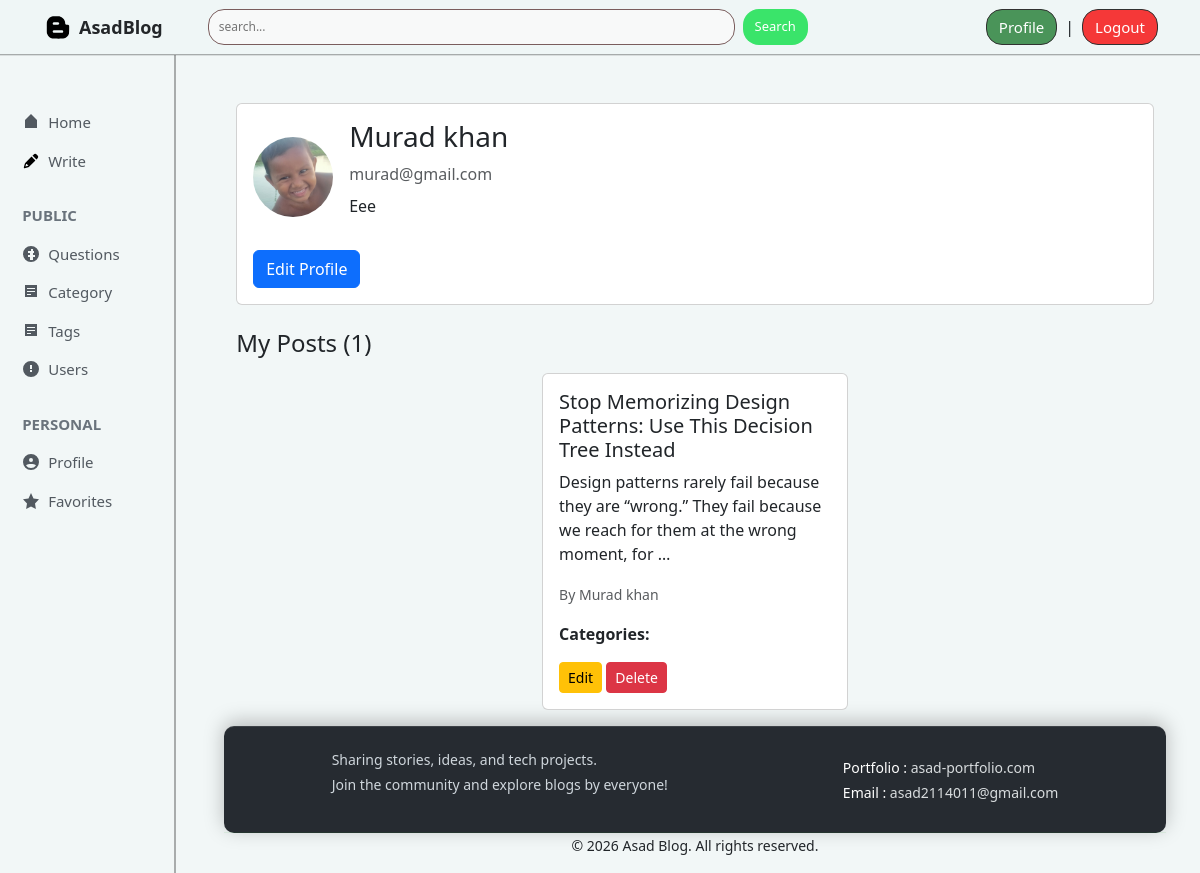
The page /author/profile/ (signed in) on the database its author committed.
### author/models.py (models this page shows, shortened)
class Author(models.Model):
    user=models.OneToOneField(User,on_delete=models.CASCADE,related_name="author_profile")
    name=models.CharField(max_length=100)
    slug=models.SlugField(max_length=120,unique=True,blank=True)
    bio=models.TextField()
    email=models.EmailField(max_length=100)
    profile_image=models.ImageField(upload_to='authors/',blank=True,null=True)
    created_at=models.DateTimeField(auto_now_add=True)

### posts/models.py (models this page shows, shortened)
class Post(models.Model):
    title=models.CharField(max_length=200)
    slug=models.SlugField(max_length=250,unique=True,blank=True)
    content=models.TextField()
    post_image=models.ImageField(upload_to='posts/',blank=True,null=True)
    view_count=models.PositiveIntegerField(default=0)
    catagory=models.ForeignKey(catagory,on_delete=models.PROTECT,related_name='posts')
    author=models.ForeignKey(Author,on_delete=models.CASCADE,related_name='posts')
    tags=models.ManyToManyField(Tag,blank=True,related_name='posts')
    created_at=models.DateTimeField(auto_now_add=True)
    updated_at=models.DateTimeField(auto_now=True)
    class Meta:
        ordering=['-created_at']

### author/views.py (the view)
# urls.py: path('profile/',views.profile,name="profile"),
@login_required
def profile(request):
    author=get_object_or_404(Author,user=request.user)
    data=Post.objects.filter(author=author)
    return render(request,'profile.html',{'data':data,'author':author})

### author/templates/profile.html (shortened to what this page needs)
{% extends 'base.html' %}
{% load crispy_forms_tags %}
{% block content %}
<div class="container mt-4">
    <div class="row">
        <div class="col-md-12">
            <div class="card mb-4">
                <div class="card-body">
                    <div class="d-flex align-items-center">
                        {% if author.profile_image %}
                            <img src="{{ author.profile_image.url }}" alt="{{ author.name }}"
                                 class="rounded-circle me-3" style="width: 80px; height: 80px; object-fit: cover;">
                        {% endif %}
                        <div>
                            <h3>{{ author.name }}</h3>
                            <p class="text-muted mb-0">{{ author.email }}</p>
                            <p class="mt-2">{{ author.bio }}</p>
                        </div>
                    </div>
                    <a class="btn btn-primary mt-3" href="{% url 'edit_profile' %}">Edit Profile</a>
                </div>
            </div>
        </div>
    </div>
</div>
<div class="container">
    <h4 class="mb-3">My Posts ({{ data.count }})</h4>
    {% if data %}
    <div class="d-flex flex-wrap justify-content-center">
        {% for post in data %}
        <div class="col-sm-12 col-md-6 col-lg-4 mb-3">
            <div class="card h-100">
                <div class="card-body">
                    <h5 class="card-title">{{ post.title }}</h5>
                    <p class="card-text">{{ post.content|truncatewords:20 }}</p>
                    <p>
                        <small class="text-muted">By {{ post.author.name }}</small>
                    </p>
                    <p>
                        <strong>Categories:</strong>
                    </p>
                    <div class="mt-3">
                        <a href="#" class="btn btn-warning btn-sm">Edit</a>
                        <a href="#" class="btn btn-danger btn-sm">Delete</a>
                    </div>
                </div>
            </div>
        </div>
        {% endfor %}
    </div>
    {% else %}
    <div class="alert alert-info">
        You haven't created any posts yet. <a href="#">Create your first post!</a>
    </div>
    {% endif %}
</div>
{% endblock %}

### static/css/base.css (style rules this page uses)
body { background-color: #f2f7f7; margin: 0; display: flex; flex-direction: column; min-height: 100vh; }

### rows shown on the page
Author: profile_image (picture), name "Murad khan", email "murad@gmail.com", bio "Eee"
Post: title "Stop Memorizing Design Patterns: Use This Decision Tree Instead", content "Design patterns rarely fail because they are “wrong.” They fail because we reach for them at the wrong moment, for …", author.name "Murad khan"

### other values the page prints
{{ data.count }} "1"
